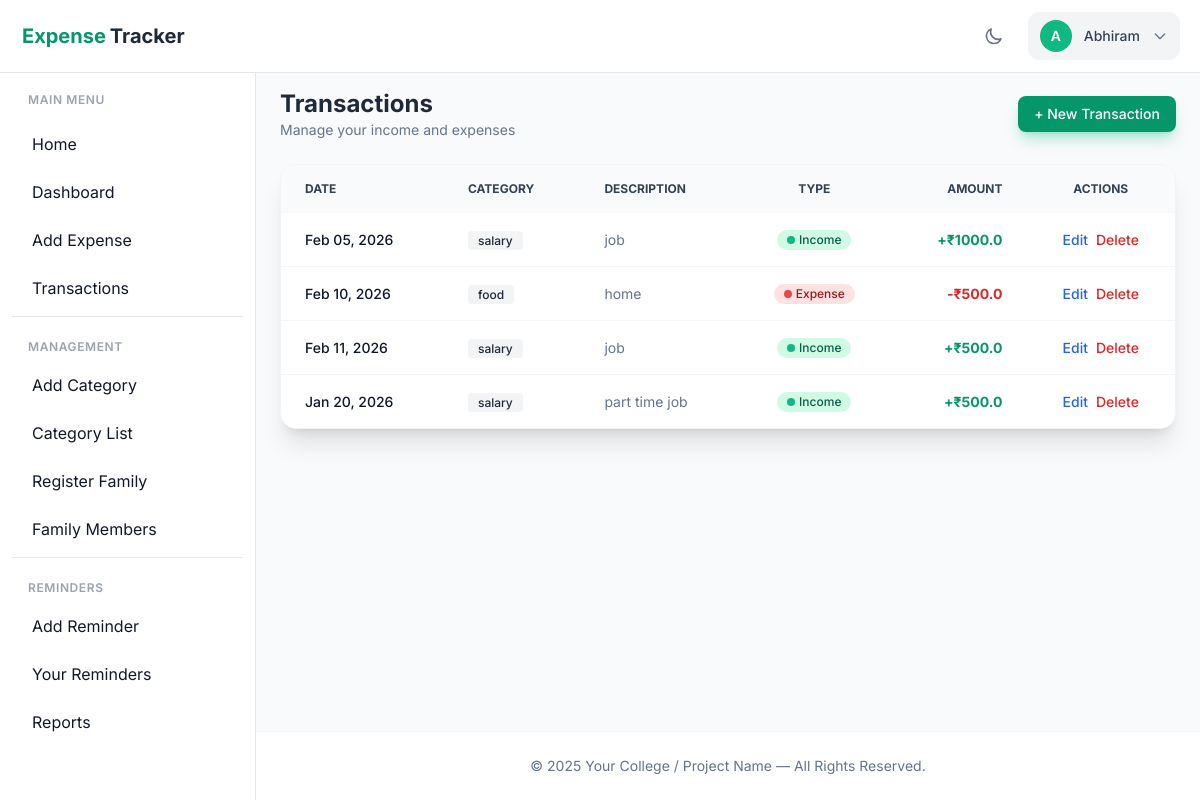
The app's page /user/Transaction1 (signed in), older data.
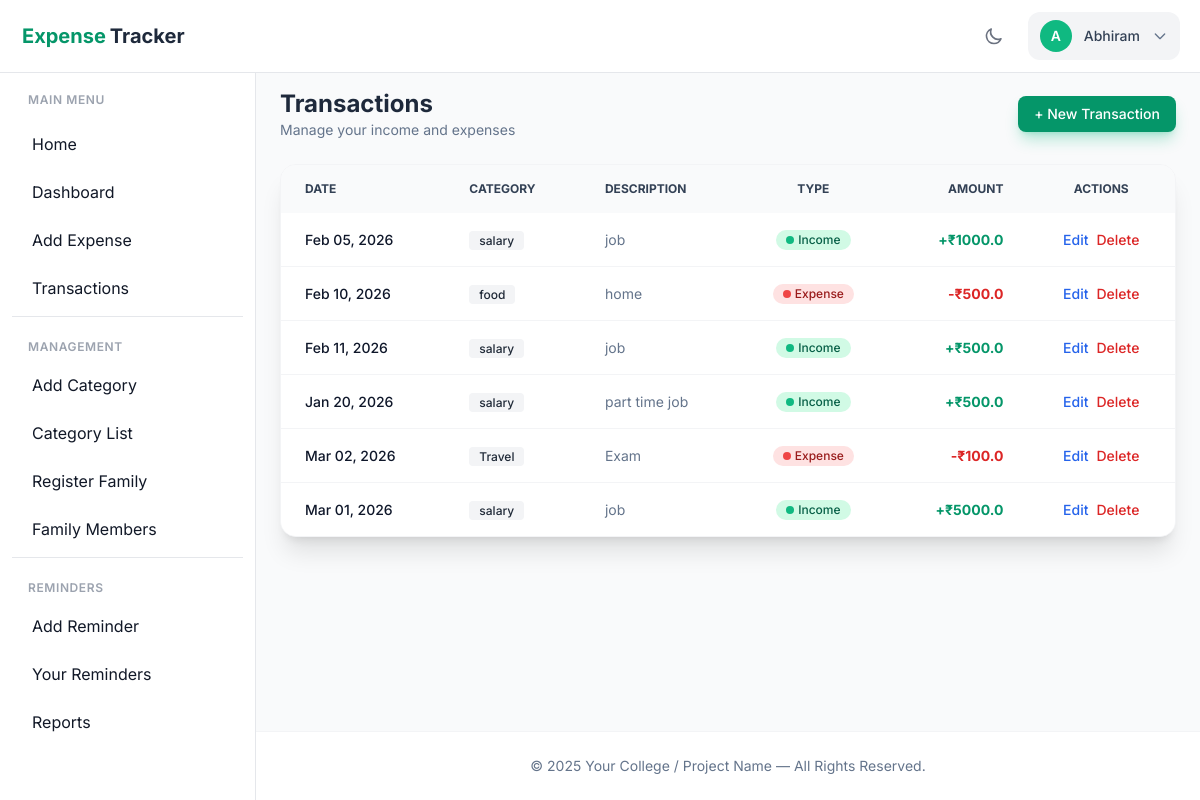
The same page, newer data.
### user/models.py (models this page shows)
class Registration(models.Model):
    ROLE_CHOICES = (
        ('user', 'User'),
        ('family', 'Family Member'),
    )
    username = models.CharField(max_length=100, unique=True)
    password = models.CharField(max_length=100)
    email_id = models.EmailField(unique=True)
    phn_no = models.CharField(max_length=15)
    location = models.CharField(max_length=100)
    role = models.CharField(max_length=10, choices=ROLE_CHOICES)
    parent = models.ForeignKey(
        "self",
        null=True,
        blank=True,
        on_delete=models.CASCADE,
        related_name="family_members"
    )
    otp = models.CharField(max_length=6, blank=True, null=True)

class Transaction(models.Model):
    date = models.DateField()
    category_id = models.ForeignKey('Category', on_delete=models.CASCADE)
    amount = models.FloatField()
    Transaction_desc = models.CharField(max_length=100)
    Type = models.CharField(max_length=100)
    by = models.ForeignKey(
        Registration,
        related_name="transaction",
        on_delete=models.PROTECT
    )

class Category(models.Model):
    category_type = models.CharField(max_length=100)
    def __str__(self):
        return self.category_type

### user/views.py (the view)
# urls.py: path('user/Transaction1',views.Transaction1_page, name='Transaction1_page'),
def Transaction1_page(request):
    logged_user = request.session.get("user_id")
    user = get_object_or_404(Registration,id=logged_user)
    transactions = Transaction.objects.filter(by=user)
    role =  request.session.get("role")
    return render(request, 'transaction_list1.html', {
        'transactions': transactions,
        'role':role})

### user/templates/transaction_list1.html (shortened to what this page needs)
{% extends 'base_dashboard.html' %}
{% load static %}
{% load widget_tweaks %}
{% block content %}
<div class="animate-fade-in-up">
  <div class="flex justify-between items-center mb-6">
    <div>
      <h1 class="text-2xl font-bold text-slate-800 dark:text-white">Transactions</h1>
      <p class="text-slate-500 dark:text-slate-400 text-sm">Manage your income and expenses</p>
    </div>
    <a href="{% url 'Expense_page' %}"
      class="px-4 py-2 bg-emerald-600 hover:bg-emerald-700 text-white rounded-lg text-sm font-medium shadow-lg shadow-emerald-500/30 transition-all">
      + New Transaction
    </a>
  </div>
  <div
    class="bg-white dark:bg-slate-800 rounded-2xl shadow-xl border border-gray-100 dark:border-slate-700 overflow-hidden">
    <div class="overflow-x-auto">
      <table class="w-full text-sm text-left text-slate-500 dark:text-slate-400">
        <thead class="text-xs text-slate-700 uppercase bg-gray-50 dark:bg-slate-700 dark:text-slate-300">
          <tr>
            <th scope="col" class="px-6 py-4 rounded-tl-lg">Date</th>
            <th scope="col" class="px-6 py-4">Category</th>
            <th scope="col" class="px-6 py-4">Description</th>
            <th scope="col" class="px-6 py-4 text-center">Type</th>
            <th scope="col" class="px-6 py-4 text-right">Amount</th>
            <th scope="col" class="px-6 py-4 text-center rounded-tr-lg">Actions</th>
          </tr>
        </thead>
        <tbody class="divide-y divide-gray-100 dark:divide-slate-700">
          {% for t in transactions %}
          <tr class="bg-white dark:bg-slate-800 hover:bg-gray-50 dark:hover:bg-slate-700/50 transition-colors">
            <td class="px-6 py-4 font-medium text-slate-900 dark:text-white whitespace-nowrap">
              {{ t.date|date:"M d, Y" }}
            </td>
            <td class="px-6 py-4">
              <span
                class="bg-gray-100 text-gray-800 text-xs font-medium px-2.5 py-0.5 rounded dark:bg-gray-700 dark:text-gray-300">
                {{ t.category_id }}
              </span>
            </td>
            <td class="px-6 py-4 max-w-xs truncate">
              {{ t.Transaction_desc }}
            </td>
            <td class="px-6 py-4 text-center">
              {% if t.Type == 'Income' %}
              <span
                class="inline-flex items-center bg-emerald-100 text-emerald-800 text-xs font-medium px-2.5 py-0.5 rounded-full dark:bg-emerald-900 dark:text-emerald-300">
                <span class="w-2 h-2 mr-1 bg-emerald-500 rounded-full"></span>
                Income
              </span>
              {% else %}
              <span
                class="inline-flex items-center bg-red-100 text-red-800 text-xs font-medium px-2.5 py-0.5 rounded-full dark:bg-red-900 dark:text-red-300">
                <span class="w-2 h-2 mr-1 bg-red-500 rounded-full"></span>
                Expense
              </span>
              {% endif %}
            </td>
            <td
              class="px-6 py-4 text-right font-bold {% if t.Type == 'Income' %}text-emerald-600 dark:text-emerald-400{% else %}text-red-600 dark:text-red-400{% endif %}">
              {% if t.Type == 'Income' %}+{% else %}-{% endif %}₹{{ t.amount }}
            </td>
            <td class="px-6 py-4 text-center">
              <div class="flex items-center justify-center space-x-2">
                  <a href="{% url 'trans1_edit' t.id %}"
                    class="font-medium text-blue-600 dark:text-blue-500 hover:underline">
                      Edit
                  </a>
                <a href="{% url 'trans1_delete' t.id %}"
                  onclick="return confirm('Are you sure you want to delete this transaction?');"
                  class="font-medium text-red-600 dark:text-red-500 hover:underline">
                     Delete
                </a>
              </div>
            </td>
          </tr>
          {% endfor %}
        </tbody>
      </table>
    </div>
  </div>
</div>
{% endblock %}

### user/templates/base_dashboard.html (shortened to what this page needs)
{% load static %}
<!DOCTYPE html>
<html lang="en">
<head>
     <script src="https://cdn.tailwindcss.com"></script>
</head>
<body class="bg-gray-50 text-slate-800 dark:bg-slate-900 dark:text-slate-100 transition-colors duration-300">
    <nav
        class="fixed top-0 z-50 w-full bg-white border-b border-gray-200 dark:bg-slate-800 dark:border-slate-700 transition-colors duration-300">
        <div class="px-3 py-3 lg:px-5 lg:pl-3">
            <div class="flex items-center justify-between">
                <div class="flex items-center justify-start">
                    <a href="{% url 'UserHome_page' %}" class="text-xl font-bold flex items-center lg:ml-2.5">
                        <span
                            class="self-center whitespace-nowrap text-emerald-600 dark:text-emerald-400">Expense</span>
                        <span class="self-center whitespace-nowrap text-slate-800 dark:text-white ml-1">Tracker</span>
                    </a>
                </div>
                <div class="flex items-center space-x-4 ml-auto">
                    <button
                        class="theme-toggle-btn p-2 rounded-lg text-gray-500 hover:bg-gray-100 dark:text-gray-400 dark:hover:bg-slate-700 transition-colors">
                        <svg class="w-5 h-5 block dark:hidden" fill="none" stroke="currentColor" viewBox="0 0 24 24">
                            <path stroke-linecap="round" stroke-linejoin="round" stroke-width="2"
                                d="M20.354 15.354A9 9 0 018.646 3.646 9.003 9.003 0 0012 21a9.003 9.003 0 008.354-5.646z">
                            </path>
                        </svg>
                    </button>
<div class="relative group">
    <button
        class="flex items-center gap-3 px-3 py-2 bg-gray-100 dark:bg-slate-700 rounded-xl hover:bg-gray-200 dark:hover:bg-slate-600 transition-all">
        <div
            class="w-8 h-8 bg-emerald-500 text-white rounded-full flex items-center justify-center font-semibold text-sm">
            {{ request.session.username|slice:":1"|upper }}
        </div>
        <span class="text-sm font-medium text-slate-700 dark:text-slate-300 hidden sm:block">
            {{ request.session.username }}
        </span>
        <svg class="w-4 h-4 text-slate-500" fill="none" stroke="currentColor"
            viewBox="0 0 24 24">
            <path stroke-linecap="round" stroke-linejoin="round" stroke-width="2"
                d="M19 9l-7 7-7-7"></path>
        </svg>
    </button>
</div>
                </div>
            </div>
        </div>
    </nav>
    {% include 'sidebar.html' %}
    <div class="flex flex-col min-h-screen pt-16 lg:ml-64 transition-all duration-300">
        <main class="flex-1 p-6 overflow-y-auto">
            {% block content %}{% endblock %}
        </main>
        <footer class="bg-white dark:bg-slate-800 border-t border-gray-100 dark:border-slate-700 py-6 mt-auto">
            <div class="text-center text-sm text-slate-500 dark:text-slate-400">
                &copy; 2025 Your College / Project Name — All Rights Reserved.
            </div>
        </footer>
    </div>
</body>
</html>

### user/templates/sidebar.html
<aside id="sidebar"
  class="fixed z-40 h-full top-0 left-0 pt-16 flex lg:flex flex-shrink-0 flex-col w-64 transition-transform -translate-x-full lg:translate-x-0 duration-200"
  aria-label="Sidebar">
  <div
    class="relative flex-1 flex flex-col min-h-0 border-r border-gray-200 bg-white pt-0 dark:bg-slate-800 dark:border-slate-700">
    <div class="flex-1 flex flex-col pt-5 pb-4 overflow-y-auto">
      <div class="flex-1 px-3 bg-white dark:bg-slate-800 space-y-1">
        <h2 class="px-4 text-xs font-semibold text-gray-400 uppercase tracking-wider mb-4 mt-2">
          Main Menu
        </h2>
        <ul class="space-y-2 pb-2">
          <li>
            <a href="{% url 'UserHome_page' %}"
              class="flex items-center p-2 text-base font-normal text-gray-900 rounded-lg dark:text-white hover:bg-gray-100 dark:hover:bg-slate-700 group transition-all duration-200">
              <span class="ml-3">Home</span>
            </a>
          </li>
          <li>
            <a href="{% url 'Dashboard1_page' %}"
              class="flex items-center p-2 text-base font-normal text-gray-900 rounded-lg dark:text-white hover:bg-gray-100 dark:hover:bg-slate-700 group transition-all duration-200">
              <span class="ml-3">Dashboard</span>
            </a>
          </li>
          <li>
            <a href="{% url 'Expense_page' %}"
              class="flex items-center p-2 text-base font-normal text-gray-900 rounded-lg dark:text-white hover:bg-gray-100 dark:hover:bg-slate-700 group transition-all duration-200">
              <span class="flex-1 ml-3 whitespace-nowrap">Add Expense</span>
            </a>
          </li>
          <li>
            <a href="{% url 'Transaction1_page' %}"
              class="flex items-center p-2 text-base font-normal text-gray-900 rounded-lg dark:text-white hover:bg-gray-100 dark:hover:bg-slate-700 group transition-all duration-200">
              <span class="flex-1 ml-3 whitespace-nowrap">Transactions</span>
            </a>
          </li>
          <li class="pt-4 mt-4 space-y-2 border-t border-gray-200 dark:border-gray-700">
            <span class="px-4 text-xs font-semibold text-gray-400 uppercase tracking-wider">Management</span>
          </li>
          <li>
            <a href="{% url 'Category_page' %}"
              class="flex items-center p-2 text-base font-normal text-gray-900 rounded-lg dark:text-white hover:bg-gray-100 dark:hover:bg-slate-700 group transition-all duration-200">
              <span class="flex-1 ml-3 whitespace-nowrap">Add Category</span>
            </a>
          </li>
          <li>
            <a href="{% url 'Categorylist_page' %}"
              class="flex items-center p-2 text-base font-normal text-gray-900 rounded-lg dark:text-white hover:bg-gray-100 dark:hover:bg-slate-700 group transition-all duration-200">
              <span class="flex-1 ml-3 whitespace-nowrap">Category List</span>
            </a>
          </li>
          <li>
            <a href="{% url 'add_family_member' %}"
              class="flex items-center p-2 text-base font-normal text-gray-900 rounded-lg dark:text-white hover:bg-gray-100 dark:hover:bg-slate-700 group transition-all duration-200">
              <span class="flex-1 ml-3 whitespace-nowrap">Register Family</span>
            </a>
          </li>
          <li>
            <a href="{% url 'Memberlist_page' %}"
              class="flex items-center p-2 text-base font-normal text-gray-900 rounded-lg dark:text-white hover:bg-gray-100 dark:hover:bg-slate-700 group transition-all duration-200">
              <span class="flex-1 ml-3 whitespace-nowrap">Family Members</span>
            </a>
          </li>
          <li class="pt-4 mt-4 space-y-2 border-t border-gray-200 dark:border-gray-700">
            <span class="px-4 text-xs font-semibold text-gray-400 uppercase tracking-wider">Reminders</span>
          </li>
          <li>
            <a href="{% url 'Reminder1_page' %}"
              class="flex items-center p-2 text-base font-normal text-gray-900 rounded-lg dark:text-white hover:bg-gray-100 dark:hover:bg-slate-700 group transition-all duration-200">
              <span class="flex-1 ml-3 whitespace-nowrap">Add Reminder</span>
            </a>
          </li>
          <li>
            <a href="{% url 'reminder_list1' %}"
              class="flex items-center p-2 text-base font-normal text-gray-900 rounded-lg dark:text-white hover:bg-gray-100 dark:hover:bg-slate-700 group transition-all duration-200">
              <span class="flex-1 ml-3 whitespace-nowrap">Your Reminders</span>
            </a>
          </li>
          <li>
            <a href="{% url 'reports_page' %}"
              class="flex items-center p-2 text-base font-normal text-gray-900 rounded-lg dark:text-white hover:bg-gray-100 dark:hover:bg-slate-700 group transition-all duration-200">
              <span class="flex-1 ml-3 whitespace-nowrap">Reports</span>
            </a>
          </li>
        </ul>
      </div>
    </div>
  </div>
</aside>

### user/templates/base_dashboard.html (style rules this page uses)
body { font-family: 'Inter', sans-serif; }

Row changes from the older to the newer data that the page shows:
added Transaction: date "Mar 02, 2026", category_id "Travel", Transaction_desc "Exam", Type "Expense" (drawn), amount "100.0"
added Transaction: date "Mar 01, 2026", category_id "salary", Transaction_desc "job", Type "Income" (drawn), amount "5000.0"
